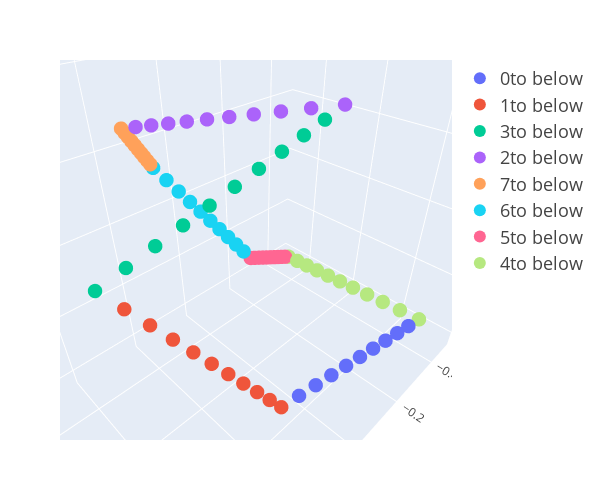

The notebook cell this image was saved under:
### Code cell
fig = go.Figure()
trace = []
for i in range(len(classes)):
    x_ = moving_label[i*each_tran:(i+1)*each_tran, 0]
    y_ = moving_label[i*each_tran:(i+1)*each_tran, 1]
    z_ = moving_label[i*each_tran:(i+1)*each_tran, 2]
    fig.add_trace(go.Scatter3d(x=x_, y=y_, z=z_, mode="markers", name=f"{route[i]}to below", 
                              marker = dict(size=5)))
fig.update_layout(
    font = dict(       # グローバルのフォント設定
      family = '"Open Sans", verdana, arial, sans-serif',
      size = 12,
      color = '#444',
    ),
    title = dict(
      text = '',       # グラフのタイトル
      font = dict(),   # タイトルのフォント設定
    ),
    width = 600,       # 全体のサイズ
    height = 500,
    autosize = True,   # HTMLで表示したときページに合わせてリサイズするかどうか
    margin = dict(     # グラフ領域の余白設定
      l = 60, r = 60, t = 60, b = 60,
      pad = 0,         # グラフから軸のラベルまでのpadding
      autoexpand = True,  # LegendやSidebarが被ったときに自動で余白を増やすかどうか
    ),
    showlegend = True, # 凡例を表示するかどうか
    legend = go.layout.Legend(
      font = dict(size=18),   # 凡例のフォント設定
      x = 1.02, xanchor = 'left',  # 凡例の表示場所の設定
      y = 1, yanchor = 'auto',
      bordercolor = '#444', borderwidth = 0,  # 凡例を囲む枠線の設定
    ),
)
fig.update_layout(legend= {'itemsizing': 'constant'})
data = trace
iplot(fig)

### Figure 1 — Plotly figure (JSON) as saved in the notebook; plotly's stock layout.template omitted (floating-point values rounded to 4 significant figures)
{"data": [{"marker": {"size": 5}, "mode": "markers", "name": "0to below", "type": "scatter3d", "x": [-0.2528, -0.2047, -0.1567, -0.1087, -0.0607, -0.01269, 0.03532, 0.08334, 0.1313, 0.1794, 0.2274], "y": [0.3458, 0.3418, 0.3378, 0.3339, 0.3299, 0.3259, 0.322, 0.318, 0.314, 0.3101, 0.3061], "z": [-0.1889, -0.182, -0.1752, -0.1683, -0.1614, -0.1546, -0.1477, -0.1408, -0.1339, -0.1271, -0.1202]}, {"marker": {"size": 5}, "mode": "markers", "name": "1to below", "type": "scatter3d", "x": [0.2274, 0.2538, 0.2803, 0.3068, 0.3332, 0.3597, 0.3862, 0.4127, 0.4391, 0.4656, 0.4921], "y": [0.3061, 0.2998, 0.2935, 0.2872, 0.2809, 0.2746, 0.2683, 0.262, 0.2557, 0.2495, 0.2432], "z": [-0.1202, -0.07904, -0.03788, 0.003274, 0.04443, 0.08559, 0.1267, 0.1679, 0.2091, 0.2502, 0.2914]}, {"marker": {"size": 5}, "mode": "markers", "name": "3to below", "type": "scatter3d", "x": [0.4921, 0.4514, 0.4108, 0.3701, 0.3295, 0.2888, 0.2482, 0.2075, 0.1669, 0.1262, 0.08556], "y": [0.2432, 0.2467, 0.2502, 0.2537, 0.2572, 0.2607, 0.2642, 0.2677, 0.2712, 0.2747, 0.2782], "z": [0.2914, 0.3043, 0.3172, 0.3301, 0.343, 0.3559, 0.3688, 0.3817, 0.3947, 0.4076, 0.4205]}, {"marker": {"size": 5}, "mode": "markers", "name": "2to below", "type": "scatter3d", "x": [0.08556, 0.0907, 0.09585, 0.101, 0.1061, 0.1113, 0.1164, 0.1216, 0.1267, 0.1319, 0.137], "y": [0.2782, 0.2208, 0.1634, 0.106, 0.04865, -0.008752, -0.06615, -0.1236, -0.181, -0.2384, -0.2958], "z": [0.4205, 0.4031, 0.3858, 0.3684, 0.3511, 0.3337, 0.3164, 0.2991, 0.2817, 0.2644, 0.247]}, {"marker": {"size": 5}, "mode": "markers", "name": "7to below", "type": "scatter3d", "x": [0.137, 0.1303, 0.1236, 0.1169, 0.1102, 0.1035, 0.0968, 0.0901, 0.0834, 0.0767, 0.06999], "y": [-0.2958, -0.2953, -0.2948, -0.2943, -0.2938, -0.2933, -0.2928, -0.2923, -0.2918, -0.2913, -0.2908], "z": [0.247, 0.2351, 0.2231, 0.2111, 0.1992, 0.1872, 0.1752, 0.1633, 0.1513, 0.1393, 0.1274]}, {"marker": {"size": 5}, "mode": "markers", "name": "6to below", "type": "scatter3d", "x": [0.06999, 0.03432, -0.001355, -0.03703, -0.07271, -0.1084, -0.1441, -0.1797, -0.2154, -0.2511, -0.2868], "y": [-0.2908, -0.2921, -0.2934, -0.2947, -0.2961, -0.2974, -0.2987, -0.3, -0.3014, -0.3027, -0.304], "z": [0.1274, 0.07971, 0.03207, -0.01558, -0.06322, -0.1109, -0.1585, -0.2062, -0.2538, -0.3015, -0.3491]}, {"marker": {"size": 5}, "mode": "markers", "name": "5to below", "type": "scatter3d", "x": [-0.2868, -0.3053, -0.3239, -0.3425, -0.361, -0.3796, -0.3982, -0.4168, -0.4353, -0.4539, -0.4725], "y": [-0.304, -0.3019, -0.2998, -0.2976, -0.2955, -0.2934, -0.2912, -0.2891, -0.287, -0.2849, -0.2827], "z": [-0.3491, -0.357, -0.3649, -0.3728, -0.3807, -0.3886, -0.3965, -0.4044, -0.4122, -0.4201, -0.428]}, {"marker": {"size": 5}, "mode": "markers", "name": "4to below", "type": "scatter3d", "x": [-0.4725, -0.4505, -0.4285, -0.4066, -0.3846, -0.3626, -0.3406, -0.3187, -0.2967, -0.2747, -0.2528], "y": [-0.2827, -0.2199, -0.157, -0.09419, -0.03134, 0.03151, 0.09436, 0.1572, 0.2201, 0.2829, 0.3458], "z": [-0.428, -0.4041, -0.3802, -0.3563, -0.3324, -0.3085, -0.2846, -0.2606, -0.2367, -0.2128, -0.1889]}], "layout": {"autosize": true, "font": {"color": "#444", "family": "\"Open Sans\", verdana, arial, sans-serif", "size": 12}, "height": 500, "legend": {"bordercolor": "#444", "borderwidth": 0, "font": {"size": 18}, "itemsizing": "constant", "x": 1.02, "xanchor": "left", "y": 1, "yanchor": "auto"}, "margin": {"autoexpand": true, "b": 60, "l": 60, "pad": 0, "r": 60, "t": 60}, "scene": {"aspectmode": "auto", "aspectratio": {"x": 1.191, "y": 0.802, "z": 1.047}, "camera": {"center": {"x": 0, "y": 0, "z": 0}, "eye": {"x": 0.7379, "y": 0.7379, "z": 0.7379}, "projection": {"type": "perspective"}, "up": {"x": 0, "y": 0, "z": 1}}}, "showlegend": true, "title": {"text": ""}, "width": 600}}
